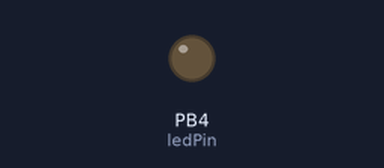
A sketch run on a simulated ATtiny85, built with avr-gcc and run on an emulated ATtiny85. On the bench: output pins drawn as LEDs (lit = HIGH). Sleep ends after the set time or at an interrupt.

Above: at 2.0 s.
Timing chart, 0 to 5.7 s (numbered marks = the images above):
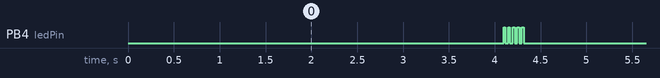

Measured:
- by itself, PB4 (ledPin): repeats every 4.3 s: 4 × (LOW 0.03 s, HIGH 0.02 s), LOW 4.1 s, HIGH 0.02 s

The sketch:

tinycubesat.ino
```cpp
#include <avr/sleep.h> //Needed for sleep_mode
#include <avr/wdt.h> //Needed to enable/disable watch dog timer

// rja, 2023-01-08: changed pin from 0 to 4 for testing
const int ledPin = 4;
void setup() {
  pinMode(ledPin, OUTPUT);// LED connected to pin 5 which is recognised as pin 0 by arduino
  ADCSRA &= ~(1<<ADEN); //Disable ADC, saves ~230uA
  //Power down various bits of hardware to lower power usage
  set_sleep_mode(SLEEP_MODE_PWR_DOWN); //Power down everything, wake up from WDT
  sleep_enable();
}

//This runs each time the watch dog wakes us up from sleep
ISR(WDT_vect) {
  //watchdog_counter++;
}

void loop() {
  setup_watchdog(8); //Setup watchdog to go off after 1sec
  sleep_mode(); //Go to sleep! Wake up 4 sec later
  for(int j=0;j<5;j++)
  {
    digitalWrite(ledPin, HIGH);
    delay(20);
    digitalWrite(ledPin, LOW);
    delay(30);
  }
}

//Sets the watchdog timer to wake us up, but not reset
//0=16ms, 1=32ms, 2=64ms, 3=128ms, 4=250ms, 5=500ms
//6=1sec, 7=2sec, 8=4sec, 9=8sec
//From: http://interface.khm.de/index.php/lab/experiments/sleep_watchdog_battery/
void setup_watchdog(int timerPrescaler) {

  if (timerPrescaler > 9 ) timerPrescaler = 9; //Limit incoming amount to legal settings

  byte bb = timerPrescaler & 7;
  if (timerPrescaler > 7) bb |= (1<<5); //Set the special 5th bit if necessary

  //This order of commands is important and cannot be combined
  MCUSR &= ~(1<<WDRF); //Clear the watch dog reset
  WDTCR |= (1<<WDCE) | (1<<WDE); //Set WD_change enable, set WD enable
  WDTCR = bb; //Set new watchdog timeout value
  WDTCR |= _BV(WDIE); //Set the interrupt enable, this will keep unit from resetting after each int
}
```
